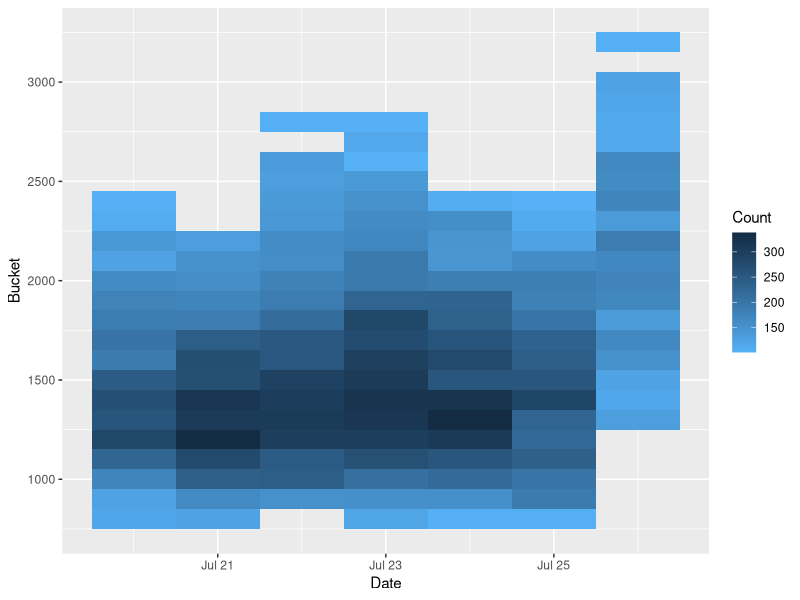

Reproduce this figure in R.
require("ggplot2");

heatmap <- read.csv("../data/heatmap.tsv", sep = '\t', header = TRUE);

heatmap <- transform(heatmap, Date = as.Date(Date, format = "%Y-%m-%d"));

heat_plot <- ggplot(heatmap, aes(Date, Bucket, fill = Count)) + geom_tile() +
    # to reverse the default LOW & HIGH
    scale_fill_gradient(low = "#56B1F7", high = "#132B43")
